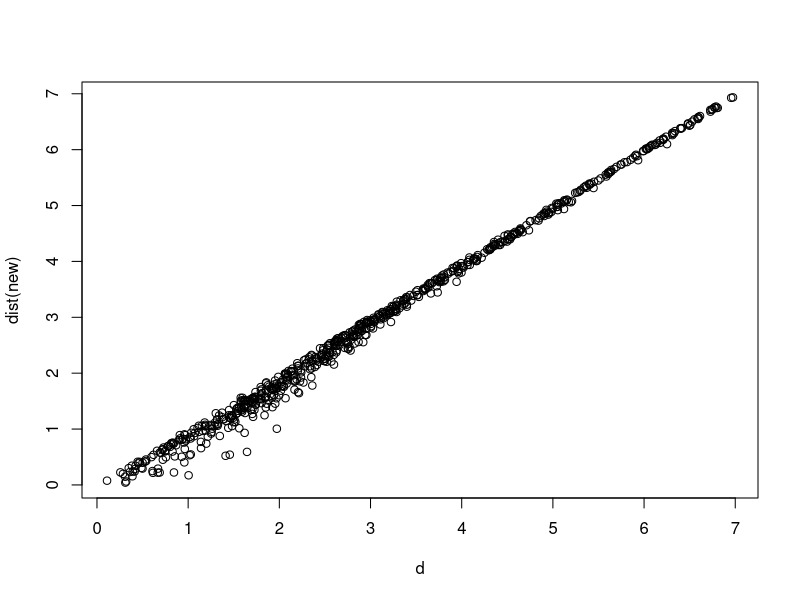
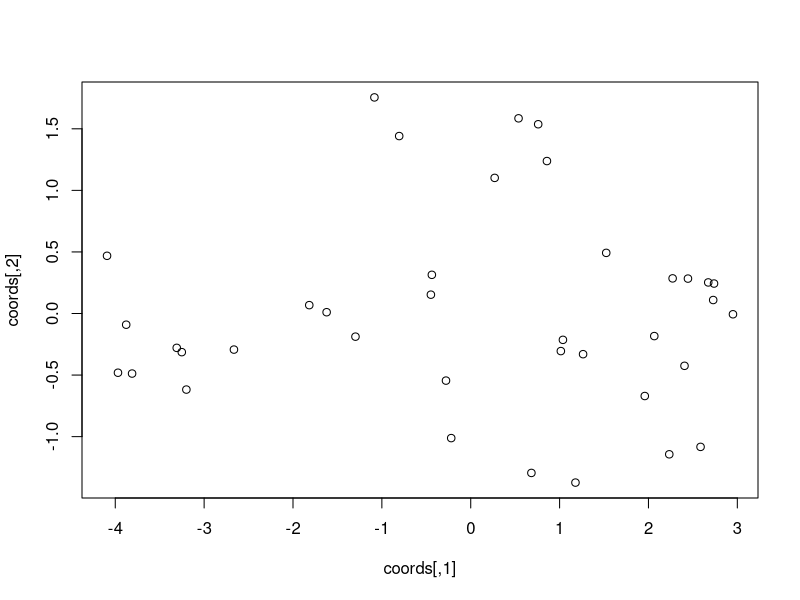

Generate these figures, in order, with R:
library("MASS")
cars <- read.csv2("cars.csv")

carsN <- scale(cars[,3:8])
d <- dist(carsN)
new <- cmdscale(d, 2)

plot(d, dist(new))


res <- isoMDS(d, k=2, p=2)
coords <- res$points
plot(coords)